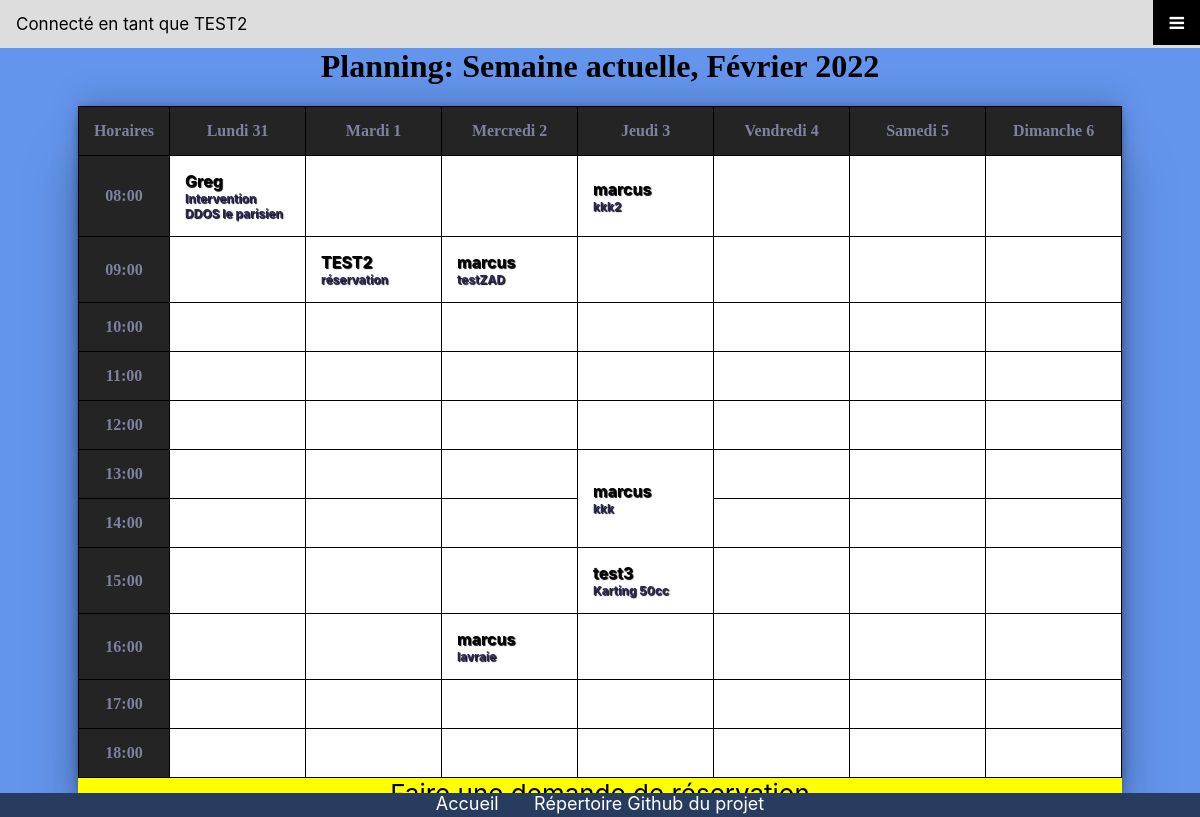
Page /pages/planning.php (signed in) on the committed database.
### tables this page shows
CREATE TABLE IF NOT EXISTS `reservations` (
  `id` int(11) NOT NULL AUTO_INCREMENT,
  `titre` varchar(255) NOT NULL,
  `description` text NOT NULL,
  `debut` datetime NOT NULL,
  `fin` datetime NOT NULL,
  `id_utilisateur` int(11) NOT NULL,
  PRIMARY KEY (`id`)
);

CREATE TABLE IF NOT EXISTS `utilisateurs` (
  `id` int(11) NOT NULL AUTO_INCREMENT,
  `login` varchar(255) NOT NULL,
  `password` varchar(255) NOT NULL,
  PRIMARY KEY (`id`)
);

### classes/classWeek.php (called while the page is built, shortened)
<?php
class Week{
    public $days =  ['Lundi', 'Mardi', 'Mercredi', 'Jeudi', 'Vendredi', 'Samedi', 'Dimanche'];
    public $currentDate;
    public $month;
    public $year;
public function __construct(?int $day = null, ?int $month = null, ?int $year = null){
    if($day ===null || $day < 1 || $day >31){
        $day = intval(date('j'));
    }
    if($month === null || $month < 1 || $month > 12){
        $month = intval(date('m'));
    }
    if($year === null){
        $year = intval(date('Y'));
    }
    $dateString = $year . '-' . $month . '-' . $day;
    $makeDate = new DateTimeImmutable($dateString);
    $this->currentDay = intval($makeDate->format('N'));
    if($this->currentDay === 1){
        $this->mondayDate = $day;
        $this->currentIsMonday = TRUE;
    }
    else {
        $getMondayDate = $makeDate->modify('last monday');
        $this->mondayDate = intval($getMondayDate->format('j'));
    }
    $this->currentDate = $dateString;
    $this->month = $month;
    $this->year = $year;
}
    public function ToString(): string {
        return $this->month[$this->month - 1] . ' ' . $this->year;
    }
     public function getDays(int $index): string{
         return $this->days[$index];
     }
    public function previousWeek(): Week{
        $tempDate = new DateTimeImmutable($this->currentDate);
        $dayName = $tempDate->format('l');
        var_dump($dayName);
        $tempDate2 = $tempDate->modify('previous ' . $dayName);
        $day = $tempDate2->format('j');
        $month = $tempDate2->format('n');
        $year = $tempDate2->format('Y');
        return new Week($day, $month, $year);
    }
}
?>

### classes/classCrenneau.php (called while the page is built, shortened)
<?php
class Creneaux {
    private $pdo;
    public function __construct(){
        $this->pdo = new PDO('mysql:host=localhost;dbname=reservationsalles', 'root', '', [
            PDO::ATTR_ERRMODE => PDO::ERRMODE_EXCEPTION,
            PDO::ATTR_DEFAULT_FETCH_MODE => PDO::FETCH_ASSOC]);
    }
    public function getEventsBetween(DateTime $start, DateTime $end): array {
        $sql = "SELECT reservations.id, reservations.titre, reservations.debut, reservations.fin, utilisateurs.login
        FROM reservations JOIN utilisateurs ON utilisateurs.id = reservations.id_utilisateur
        WHERE reservations.debut
        BETWEEN '{$start->format('Y--d 08:00:00')}' AND '{$end->format('Y-m-d 19:00:00')}'";
        $stmt = $this->pdo->query($sql);
        $results = $stmt->fetchAll();
        return $results;
    }
    public function getEventsBetweenByDayTime(DateTime $start, DateTime $end): array{
        $events = $this->getEventsBetween($start, $end);
        $days = [];
        foreach ($events as $event){
            $days[$event['debut']] = $event;
            $diff = new Creneaux;
            $length = $diff->timeLength($event['debut'], $event['fin']);
            $days[$event['debut']]['length'] = $length;
            $dateStart = new DateTime($event['debut']);
            $dateDay = $dateStart->format('N');
            $timeHour = $dateStart->format('G');
            $case = ($timeHour - 7) . '-' . $dateDay;
            $days[$event['debut']]['case'] = $case;
        }
        return $days;
    }
    public function timeLength(string $start, string $end): int {
        $tempOne = new DateTime($start);
        $tempTwo = new DateTime($end);
        $length = date_diff($tempOne, $tempTwo);
        return $length->h;
    }
}
?>

### pages/planning.php (the view, shortened to what this page needs)
<?php
require_once('../classes/classCrenneau.php');
require_once('../classes/classWeek.php');
?>
<?php
if (isset($_SESSION['login'])) {
include('../pages/includes/loggedbar.php');
}
?>
<?php
$eventsFromDB = new Creneaux();
$tableCell = [];
$currentEvent = [];
$actWeek = new Week($_GET['day'] ?? null, $_GET['month'] ?? null, $_GET['year'] ?? null);
$tempDate = new DateTime ($actWeek->currentDate);
$end =(clone $tempDate)->modify('+ 5 days - 1 second');
$events = $eventsFromDB -> getEventsBetweenByDayTime($tempDate, $end);
foreach ($events as $k => $event){
    $tableCell[$event['case']] = $event['length'];
}
?>
<!DOCTYPE html>
<head>
</head>
<html lang="fr">
<link rel="stylesheet" href="../CSS/planning.css">
<body>
    <main>
    <div class="calendarnav">
        <h1>Planning: Semaine actuelle, Février <?= $actWeek->ToString(); ?></h1>
    </div>
    <div class = calendartable>
    <table>
    </div>
    <colgroup>
        <col>
        <col span="5">
        <col span="2">
    </colgroup>
    <?php
    for ($y=0; $y < 12; $y++) {
        echo '<tr>', "\n";
        for ($x = 0; $x < 8; $x++) {
            $coordinate = $y . '-' . $x;
            $cellLength = null;
            if ($y == 0 && $x == 0)
            echo '<th>Horaires</th>';
            elseif ($y == 0 && $x > 0) {
                $daysNumber = $actWeek->mondayDate + $x - 1;
                if ($daysNumber > 31){
                        $daysNumber = $actWeek->mondayDate + $x - 32;
                }
                 echo '<th>' . $actWeek->getDays ($x -1) . ' ' . $daysNumber . '</th>';
            }
            elseif ($y > 0 && $x == 0) {
                $tempHour = 7 + $y;
                if ($tempHour < 10) {
                   $hour = '0' . $tempHour . ':00';
                }
                else {
                    $hour = $tempHour . ':00';
                }
                echo '<th>' . $hour . '</th>';
            }
            else {
                foreach($tableCell as $key => $value) {
                    if ($coordinate === $key) {
                        $cellLength = $value;
                    }
                }
                foreach ($events as $k => $event) {
                    if ($coordinate == $event['case']) {
                        $currentEvent = $event;
                    }
                }
                if (isset($cellLength) && $cellLength !== FALSE) {
                    echo '<td rowspan="'. $cellLength .'"';
                    echo ' style="color:white;text-shadow: 1px 1px 1px black; background-color:' . '">';
                    echo "<a href=\"reservation.php?id=" . $currentEvent['id'] . '" class=table_link>';
                    echo '<div class = loginreserv><span>' . $currentEvent['login'] . '</span></div>';
                    echo '<div class = titlereserv><span>' . $currentEvent['titre'] . '</span></div>';
                    echo '</a>';
                    echo '</td>';
                    $tempY = $y + 1;
                    while ($cellLength > 1) {
                       $tableCell[$tempY . '-' . $x] = FALSE;
                       $tempY++;
                       $cellLength--;
                    }
                }
                else {
                    if (isset($tableCell[$coordinate])){
                        ;
                }
                else {
                    echo'<td></td>';
                }
            }
        }
    }
    echo '</tr> ', "\n";
    }
    ?>
<div class = booking>
    <div class = addbooking><a href="reservation-form.php"> Faire une  demande de réservation </a></div>
</div>
    </main>
<footer>
</footer>
</body>
</html>
    <link rel="stylesheet" href="CSS/planning.css">
    <link rel="stylesheet" href="/reservation-salles/style.css">

### style.css (style rules this page uses)
* { font-family: -apple-system, BlinkMacSystemFont, 'Segoe UI', Roboto, Oxygen, Ubuntu, Cantarell, 'Open Sans', 'Helvetica Neue', sans-serif; margin-top: 0; margin-left: 0; margin-right: 0; }
footer { position:fixed; bottom:0; width:100%; height: 24px; background: rgb(40, 60, 95); color: whitesmoke; font-size: 18px; bottom: 0px; left: 0px; right: 0px; }
footer a:link { text-decoration: none; }
footer a { color: white; margin-bottom: 2px; height: 200px; }
.footerlivreor { display: flex; justify-content: center; }
table { border-collapse: collapse; background: white; color: black; }
th, td { font-weight: bold; }
.addbooking { font-size: 26px;; display: flex; justify-content: center; background-color: yellow; border-radius: 9.5px; height: 25%; width: 100%; margin-top: -20px; padding-top: 10px; border-top-left-radius: 0%; border-top-right-radius: 0%; }
.addbooking a { text-decoration: none; display: flex; justify-content: center; color: black; width: 100%; margin-top: -10px; border-top-left-radius: 0%; border-top-right-radius: 0%; }
.booking { display: flex; flex-direction: row; font-size: 1.5rem; }
body { padding-bottom: 0px; }

### CSS/planning.css (style rules this page uses)
body { background-color: cornflowerblue ; }
td, th { border: solid black 1px; padding: 15px; }
td { width: 105px; }
table { border-collapse: collapse; align-items: center; margin-bottom: 20px; }
th { background-color: rgb(36, 36, 36); color: #7e81a0 ; font-family: 'Alfa Slab One', cursive; }
h1 { font-family: 'Alfa Slab One', cursive; text-align: center; }
main { display: flex; justify-content: space-around; align-items: center; flex-direction: column; }
.calendartable { box-shadow: rgba(0, 0, 0, 0.25) 0px 54px 55px, rgba(0, 0, 0, 0.12) 0px -12px 30px, rgba(0, 0, 0, 0.12) 0px 4px 6px, rgba(0, 0, 0, 0.17) 0px 12px 13px, rgba(0, 0, 0, 0.09) 0px -3px 5px; margin: 0; padding: 0; border-bottom: none; border-bottom-left-radius: 5%; border-bottom-right-radius: 5%; }
.loginreserv { color: black; font-family: -apple-system, BlinkMacSystemFont, 'Segoe UI', Roboto, Oxygen, Ubuntu, Cantarell, 'Open Sans', 'Helvetica Neue', sans-serif; font-size: 16px; }
a { text-decoration: none; }
.titlereserv { color: rgb(42, 38, 90); font-family: -apple-system, BlinkMacSystemFont, 'Segoe UI', Roboto, Oxygen, Ubuntu, Cantarell, 'Open Sans', 'Helvetica Neue', sans-serif; font-size: 12px; }

### rows in the picture
reservations: id_utilisateur.login "Greg", titre "Intervention DDOS le parisien"
reservations: id_utilisateur.login "marcus", titre "kkk2"
reservations: id_utilisateur.login "TEST2", titre "réservation"
reservations: id_utilisateur.login "marcus", titre "testZAD"
reservations: id_utilisateur.login "marcus", titre "kkk"
utilisateurs: login "test3"
reservations: titre "Karting 50cc"
reservations: id_utilisateur.login "marcus", titre "lavraie"

### other values in the picture
$_SESSION['login'] "TEST2"
$actWeek->ToString() "2022"
$actWeek->getDays ($x -1) "Lundi"
$daysNumber "31"
$actWeek->getDays ($x -1) "Mardi"
$daysNumber "1"
$actWeek->getDays ($x -1) "Mercredi"
$daysNumber "2"
$actWeek->getDays ($x -1) "Jeudi"
$daysNumber "3"
$actWeek->getDays ($x -1) "Vendredi"
$daysNumber "4"
$actWeek->getDays ($x -1) "Samedi"
$daysNumber "5"
$actWeek->getDays ($x -1) "Dimanche"
